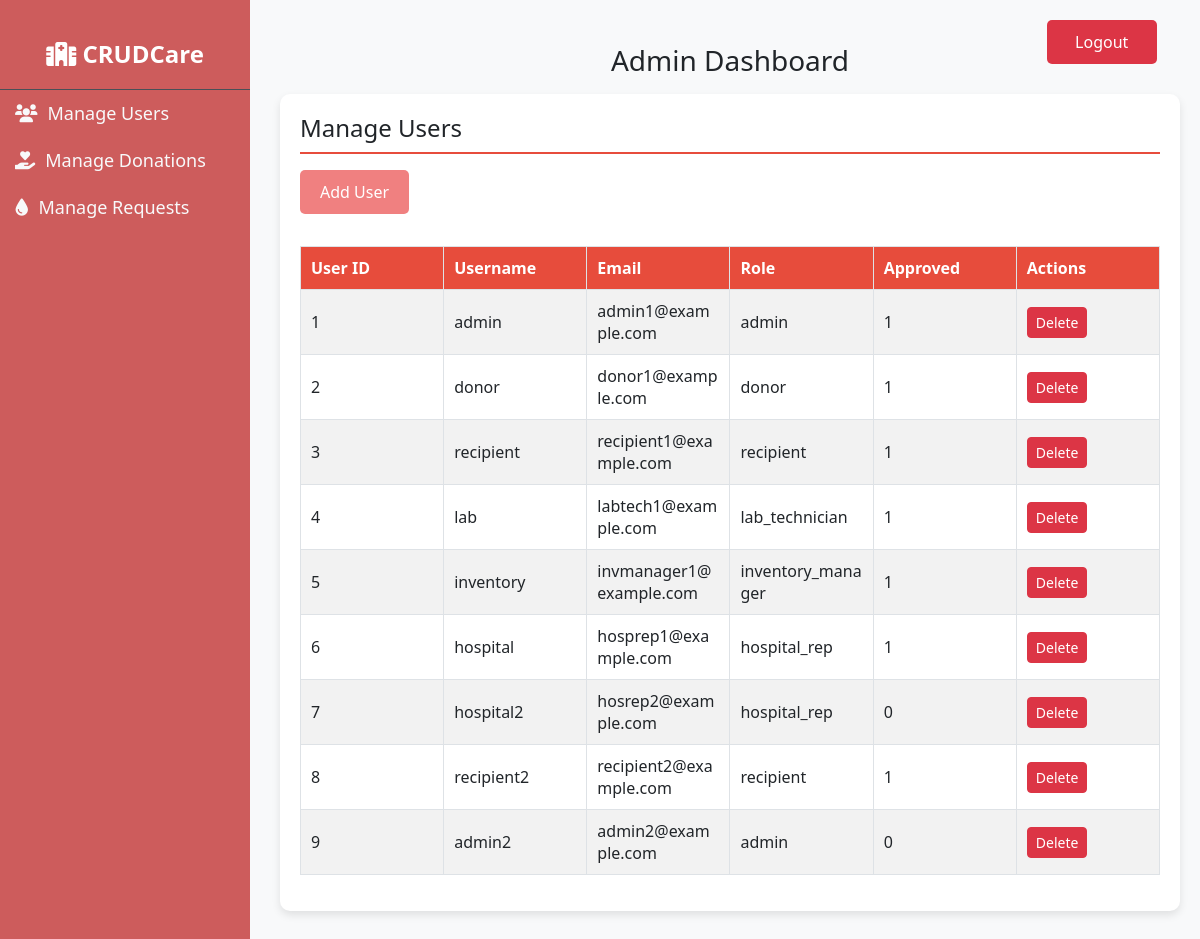
The app's page /sections/admin/dashboard.php (signed in) with its own data.
### tables this page shows
CREATE TABLE `users` (
  `user_id` int(11) NOT NULL,
  `username` varchar(50) NOT NULL,
  `password_hash` varchar(255) NOT NULL,
  `role` enum('admin','donor','recipient','lab_technician','inventory_manager','hospital_rep') NOT NULL,
  `email` varchar(100) NOT NULL,
  `phone_number` varchar(20) DEFAULT NULL,
  `address` varchar(255) DEFAULT NULL,
  `approved` tinyint(1) DEFAULT 0,
  `created_at` timestamp NOT NULL DEFAULT current_timestamp(),
  `age` int(11) DEFAULT NULL,
  `blood_group` varchar(3) DEFAULT NULL,
  `gender` enum('male','female','unspecified') DEFAULT 'unspecified'
);

### sections/admin/dashboard.php (the view, shortened to what this page needs)
<?php
require_once '../../config/database.php';
$sql_users = "SELECT * FROM users";
$result_users = $conn->query($sql_users);
if ($result_users->num_rows > 0) {
    $users = $result_users->fetch_all(MYSQLI_ASSOC);
} else {
    $users = [];
}
?>//
<!DOCTYPE html>
<html lang="en">
<head>
    <link href="https://stackpath.bootstrapcdn.com/bootstrap/5.3.0/css/bootstrap.min.css" rel="stylesheet">
    <link rel="stylesheet" href="https://cdnjs.cloudflare.com/ajax/libs/font-awesome/6.0.0-beta3/css/all.min.css">
</head>
<body>
    <div class="sidebar">
        <div class="sidebar-header">
            <h2 class="system-name"><i class="fas fa-hospital"></i> CRUDCare</h2>
      </div>
        <a href="#users" onclick="showSection('users')">
            <i class="fas fa-users"></i>Manage Users
        </a>
        <a href="#donations" onclick="showSection('donations')">
            <i class="fas fa-hand-holding-heart"></i>Manage Donations
        </a>
        <a href="#requests" onclick="showSection('requests')">
            <i class="fas fa-tint"></i>Manage Requests
        </a>
    </div>
    <div class="content">
        <h1 class="h3 mb-3 fw-normal text-center">
            Admin Dashboard
            <form class="logout-btn" method="post" action="/sections/auth/logout.php">
                <button class="btn btn-danger" type="submit">Logout</button>
            </form>
        </h1>
<div class="form-section" id="users-section">
    <h2 class="h4 mb-3">Manage Users</h2>
    <form method="get" action="add_user.php">
        <button type="submit" class="custom-btn btn-primary mb-3">Add User</button>
    </form>
    <?php if (count($users) > 0): ?>
        <table class="table table-striped">
            <thead>
                <tr>
                    <th scope="col">User ID</th>
                    <th scope="col">Username</th>
                    <th scope="col">Email</th>
                    <th scope="col">Role</th>
                    <th scope="col">Approved</th>
                    <th scope="col">Actions</th>
                </tr>
            </thead>
            <tbody>
                <?php foreach ($users as $user): ?>
                    <tr>
                        <td><?php echo htmlspecialchars($user['user_id']); ?></td>
                        <td><?php echo htmlspecialchars($user['username']); ?></td>
                        <td><?php echo htmlspecialchars($user['email']); ?></td>
                        <td><?php echo htmlspecialchars($user['role']); ?></td>
                        <td><?php echo $user['approved'] ? '1' : '0'; ?></td>
                        <td>
                            <form method="post" action="delete_user.php" class="d-inline" onsubmit="return confirm('Are you sure you want to delete this user?');">
                                <button class="btn btn-danger btn-sm" type="submit">Delete</button>
                            </form>
                        </td>
                    </tr>
                <?php endforeach; ?>
            </tbody>
        </table>
    <?php else: ?>
        <p>No users found.</p>
    <?php endif; ?>
</div>
    </div>
</body>
</html>

### sections/admin/dashboard.php (style rules this page uses)
body { background-color: #f8f9fa; font-family: 'Segoe UI', Tahoma, Geneva, Verdana, sans-serif; }
.sidebar { height: 100%; width: 250px; position: fixed; top: 0; left: 0; background-color: indianred; padding-top: 20px; transition: 0.3s; }
.sidebar a { padding: 10px 15px; text-decoration: none; font-size: 18px; color: #f8f9fa; display: block; transition: 0.3s; }
.sidebar a i { margin-right: 10px; }
.content { margin-left: 260px; padding: 20px; }
.form-section { display: none; margin-bottom: 30px; background-color: #ffffff; padding: 20px; border-radius: 10px; box-shadow: 0 4px 8px rgba(0,0,0,0.1); }
.form-section.active { display: block; }
.form-section h2 { border-bottom: 2px solid #e74c3c; padding-bottom: 10px; }
.table { width: 100%; min-width: 800px; border-collapse: collapse; table-layout: fixed; }
.table th, .table td { padding: 10px; text-align: left; vertical-align: middle; word-wrap: break-word; overflow: hidden; text-overflow: ellipsis; border: 1px solid #dee2e6; }
.table th { background-color: #e74c3c; color: #fff; font-weight: bold; }
.table-striped tbody tr:nth-of-type(odd) { background-color: rgba(231, 76, 60, 0.1); }
.table-striped tbody tr:nth-of-type(even) { background-color: rgba(231, 76, 60, 0.05); }
.logout-btn { position: fixed; top: 20px; right: 80px; text-align: center; }
.logout-btn button { width: 150%; padding: 10px; background-color: #dc3545; color: #fff; border: none; border-radius: 5px; font-size: 16px; cursor: pointer; transition: background-color 0.3s; }
.custom-btn { background-color:lightcoral; color: white; border: none; padding: 10px 20px; font-size: 16px; border-radius: 5px; transition: background-color 0.3s, transform 0.3s; }
.sidebar-header { text-align: center; padding: 20px; color: white; border-bottom: 1px solid #495057; }
.system-name { font-size: 24px; font-weight: bold; margin: 0; }

### records on screen
users: user_id "1", username "admin", email "admin1@example.com", role "admin", approved "1"
users: user_id "2", username "donor", email "donor1@example.com", role "donor", approved "1"
users: user_id "3", username "recipient", email "recipient1@example.com", role "recipient", approved "1"
users: user_id "4", username "lab", email "labtech1@example.com", role "lab_technician", approved "1"
users: user_id "5", username "inventory", email "invmanager1@example.com", role "inventory_manager", approved "1"
users: user_id "6", username "hospital", email "hosprep1@example.com", role "hospital_rep", approved "1"
users: user_id "7", username "hospital2", email "hosrep2@example.com", role "hospital_rep", approved "0"
users: user_id "8", username "recipient2", email "recipient2@example.com", role "recipient", approved "1"
users: user_id "9", username "admin2", email "admin2@example.com", role "admin", approved "0"
